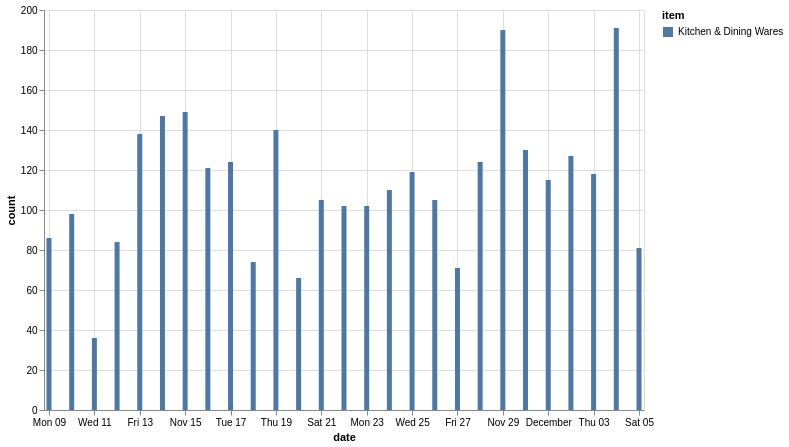

Here is the Vega-Lite specification saved for this chart:
### Vega-Lite specification from a JSON file in a GitHub repository (floating-point values rounded to 4 significant figures)
{"config": {"view": {"continuousWidth": 400, "continuousHeight": 300}}, "data": {"name": "data-0fbb6299430cf3043966671ea7ccfe45"}, "mark": "bar", "encoding": {"color": {"type": "nominal", "field": "item"}, "x": {"type": "temporal", "field": "date"}, "y": {"type": "quantitative", "field": "count"}}, "height": 400, "width": 600, "$schema": "https://vega.github.io/schema/vega-lite/v4.8.1.json", "datasets": {"data-0fbb6299430cf3043966671ea7ccfe45": [{"item": "Kitchen & Dining Wares", "date": "2020-11-09", "count": 86}, {"item": "Kitchen & Dining Wares", "date": "2020-11-10", "count": 98}, {"item": "Kitchen & Dining Wares", "date": "2020-11-11", "count": 36}, {"item": "Kitchen & Dining Wares", "date": "2020-11-12", "count": 84}, {"item": "Kitchen & Dining Wares", "date": "2020-11-13", "count": 138}, {"item": "Kitchen & Dining Wares", "date": "2020-11-14", "count": 147}, {"item": "Kitchen & Dining Wares", "date": "2020-11-15", "count": 149}, {"item": "Kitchen & Dining Wares", "date": "2020-11-16", "count": 121}, {"item": "Kitchen & Dining Wares", "date": "2020-11-17", "count": 124}, {"item": "Kitchen & Dining Wares", "date": "2020-11-18", "count": 74}, {"item": "Kitchen & Dining Wares", "date": "2020-11-19", "count": 140}, {"item": "Kitchen & Dining Wares", "date": "2020-11-20", "count": 66}, {"item": "Kitchen & Dining Wares", "date": "2020-11-21", "count": 105}, {"item": "Kitchen & Dining Wares", "date": "2020-11-22", "count": 102}, {"item": "Kitchen & Dining Wares", "date": "2020-11-23", "count": 102}, {"item": "Kitchen & Dining Wares", "date": "2020-11-24", "count": 110}, {"item": "Kitchen & Dining Wares", "date": "2020-11-25", "count": 119}, {"item": "Kitchen & Dining Wares", "date": "2020-11-26", "count": 105}, {"item": "Kitchen & Dining Wares", "date": "2020-11-27", "count": 71}, {"item": "Kitchen & Dining Wares", "date": "2020-11-28", "count": 124}, {"item": "Kitchen & Dining Wares", "date": "2020-11-29", "count": 190}, {"item": "Kitchen & Dining Wares", "date": "2020-11-30", "count": 130}, {"item": "Kitchen & Dining Wares", "date": "2020-12-01", "count": 115}, {"item": "Kitchen & Dining Wares", "date": "2020-12-02", "count": 127}, {"item": "Kitchen & Dining Wares", "date": "2020-12-03", "count": 118}, {"item": "Kitchen & Dining Wares", "date": "2020-12-04", "count": 191}, {"item": "Kitchen & Dining Wares", "date": "2020-12-05", "count": 81}]}}
